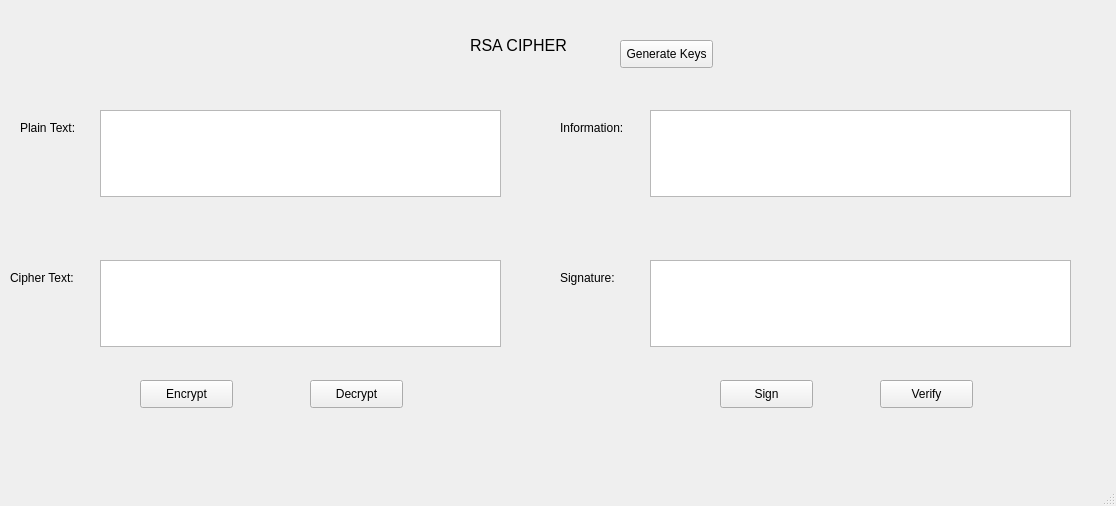
<?xml version="1.0" encoding="UTF-8"?>
<ui version="4.0">
 <class>MainWindow</class>
 <widget class="QMainWindow" name="MainWindow">
  <property name="geometry">
   <rect>
    <x>0</x>
    <y>0</y>
    <width>1116</width>
    <height>506</height>
   </rect>
  </property>
  <property name="windowTitle">
   <string>MainWindow</string>
  </property>
  <widget class="QWidget" name="centralwidget">
   <widget class="QLabel" name="label">
    <property name="geometry">
     <rect>
      <x>470</x>
      <y>30</y>
      <width>131</width>
      <height>31</height>
     </rect>
    </property>
    <property name="font">
     <font>
      <pointsize>12</pointsize>
     </font>
    </property>
    <property name="text">
     <string>RSA CIPHER</string>
    </property>
   </widget>
   <widget class="QLabel" name="label_2">
    <property name="geometry">
     <rect>
      <x>20</x>
      <y>120</y>
      <width>71</width>
      <height>16</height>
     </rect>
    </property>
    <property name="text">
     <string>Plain Text:</string>
    </property>
   </widget>
   <widget class="QLabel" name="label_3">
    <property name="geometry">
     <rect>
      <x>10</x>
      <y>270</y>
      <width>81</width>
      <height>16</height>
     </rect>
    </property>
    <property name="text">
     <string>Cipher Text:</string>
    </property>
   </widget>
   <widget class="QLabel" name="label_4">
    <property name="geometry">
     <rect>
      <x>560</x>
      <y>120</y>
      <width>81</width>
      <height>16</height>
     </rect>
    </property>
    <property name="text">
     <string>Information:</string>
    </property>
   </widget>
   <widget class="QLabel" name="label_5">
    <property name="geometry">
     <rect>
      <x>560</x>
      <y>270</y>
      <width>71</width>
      <height>16</height>
     </rect>
    </property>
    <property name="text">
     <string>Signature:</string>
    </property>
   </widget>
   <widget class="QPushButton" name="btn_gen_keys">
    <property name="geometry">
     <rect>
      <x>620</x>
      <y>40</y>
      <width>93</width>
      <height>28</height>
     </rect>
    </property>
    <property name="text">
     <string>Generate Keys</string>
    </property>
   </widget>
   <widget class="QPushButton" name="btn_encrypt">
    <property name="geometry">
     <rect>
      <x>140</x>
      <y>380</y>
      <width>93</width>
      <height>28</height>
     </rect>
    </property>
    <property name="text">
     <string>Encrypt</string>
    </property>
   </widget>
   <widget class="QPushButton" name="btn_decrypt">
    <property name="geometry">
     <rect>
      <x>310</x>
      <y>380</y>
      <width>93</width>
      <height>28</height>
     </rect>
    </property>
    <property name="text">
     <string>Decrypt</string>
    </property>
   </widget>
   <widget class="QPushButton" name="btn_sign">
    <property name="geometry">
     <rect>
      <x>720</x>
      <y>380</y>
      <width>93</width>
      <height>28</height>
     </rect>
    </property>
    <property name="text">
     <string>Sign</string>
    </property>
   </widget>
   <widget class="QPushButton" name="btn_verify">
    <property name="geometry">
     <rect>
      <x>880</x>
      <y>380</y>
      <width>93</width>
      <height>28</height>
     </rect>
    </property>
    <property name="text">
     <string>Verify</string>
    </property>
   </widget>
   <widget class="QTextEdit" name="txt_plain_text">
    <property name="geometry">
     <rect>
      <x>100</x>
      <y>110</y>
      <width>401</width>
      <height>87</height>
     </rect>
    </property>
   </widget>
   <widget class="QTextEdit" name="txt_cipher_text">
    <property name="geometry">
     <rect>
      <x>100</x>
      <y>260</y>
      <width>401</width>
      <height>87</height>
     </rect>
    </property>
   </widget>
   <widget class="QTextEdit" name="txt_information">
    <property name="geometry">
     <rect>
      <x>650</x>
      <y>110</y>
      <width>421</width>
      <height>87</height>
     </rect>
    </property>
   </widget>
   <widget class="QTextEdit" name="txt_signature">
    <property name="geometry">
     <rect>
      <x>650</x>
      <y>260</y>
      <width>421</width>
      <height>87</height>
     </rect>
    </property>
   </widget>
  </widget>
  <widget class="QMenuBar" name="menubar">
   <property name="geometry">
    <rect>
     <x>0</x>
     <y>0</y>
     <width>1116</width>
     <height>26</height>
    </rect>
   </property>
  </widget>
  <widget class="QStatusBar" name="statusbar"/>
 </widget>
 <resources/>
 <connections/>
</ui>
